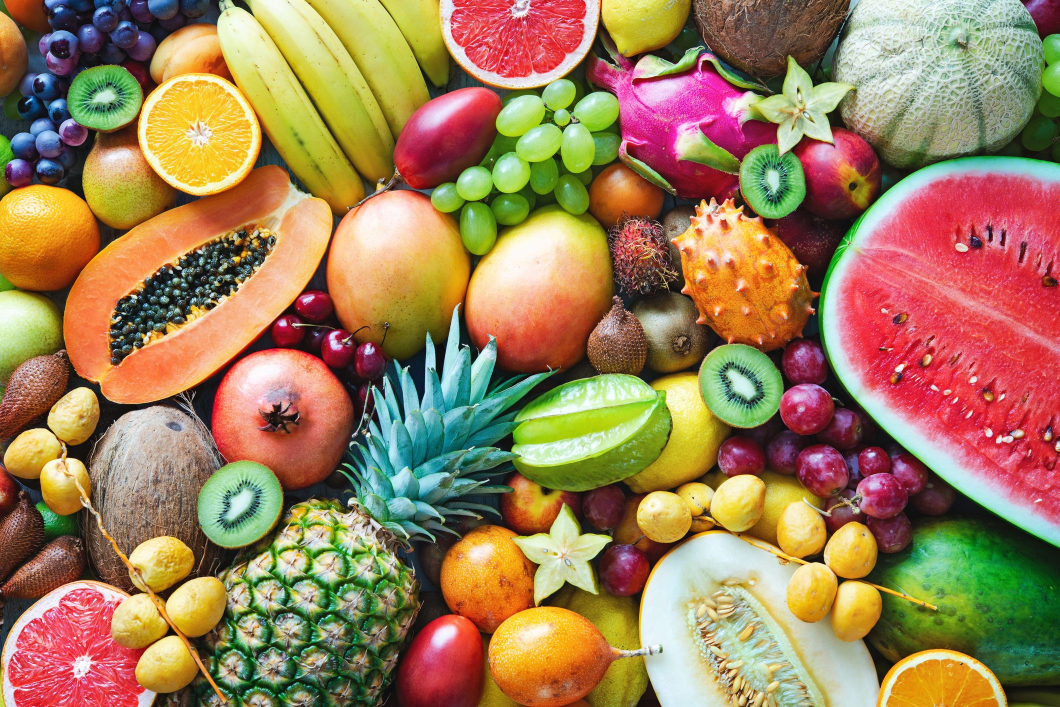
#> input picture Tuan6/exercise/colorful-ripe-tropical-fruits.jpg, 2119 x 1414 px (shown at 1/2 size)
$ jupyter execute tuan6.ipynb
#> lines starting #> are read from the running program, lines starting #| are printed output that depends on the picture; after the words box and inside, x2 and y2 are one past the last pixel; in counts of white or black regions, pixels touching at a corner belong together
[cell 1]
import cv2
import numpy as np
import matplotlib.pyplot as plt

# Đọc ảnh
img = cv2.imread('exercise/colorful-ripe-tropical-fruits.jpg')
#> img is the input picture: shape (1414, 2119, 3); mean B, G, R 88.7, 126.8, 157.9
if img is None:
    print("❌ Không đọc được ảnh.")
    exit()

# Xác định vùng kiwi (theo ảnh bạn gửi)
x, y, w, h = 130, 220, 100, 100

# Cắt kiwi
kiwi = img[y:y+h, x:x+w].copy()
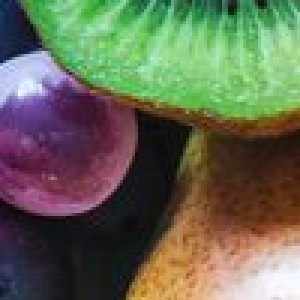
#> kiwi: shape (100, 100, 3) (shown 3 times larger); mean B, G, R 82.4, 104.1, 101

# Xóa kiwi cũ (đặt màu đen để dễ thấy thay đổi)
img_no_kiwi = img.copy()
img_no_kiwi[y:y+h, x:x+w] = 0

# Tịnh tiến sang phải 30 pixels
new_x = x + 30
img_no_kiwi[y:y+h, new_x:new_x+w] = kiwi

# Vẽ khung để bạn dễ nhìn rõ vùng kiwi
cv2.rectangle(img, (x, y), (x+w, y+h), (255, 0, 0), 2)          # Khung xanh vùng gốc
#> img: shape (1414, 2119, 3); 0.04% of pixels changed, all inside (x1, y1, x2, y2) = (129, 219, 232, 322)
cv2.rectangle(img_no_kiwi, (new_x, y), (new_x+w, y+h), (0, 0, 255), 2)  # Khung đỏ vùng mới
#> img_no_kiwi: shape (1414, 2119, 3); mean B, G, R 88.6, 126.6, 157.8

# Hiển thị kết quả
fig, axs = plt.subplots(1, 2, figsize=(12, 6))
axs[0].imshow(cv2.cvtColor(img, cv2.COLOR_BGR2RGB))
axs[0].set_title('Ảnh gốc có khung kiwi')
axs[0].axis('off')

axs[1].imshow(cv2.cvtColor(img_no_kiwi, cv2.COLOR_BGR2RGB))
axs[1].set_title('Sau khi tịnh tiến kiwi sang phải 30px')
axs[1].axis('off')

plt.tight_layout()
plt.show()

[cell 2]
import cv2
import matplotlib.pyplot as plt

# Đọc ảnh
img = cv2.imread('exercise/colorful-ripe-tropical-fruits.jpg')
if img is None:
    print("❌ Không đọc được ảnh.")
    exit()

# Tọa độ chính xác hơn
# Đu đủ
x1, y1, w1, h1 = 300, 450, 200, 210
# Dưa hấu
x2, y2, w2, h2 = 1800, 400, 600, 400

# Tạo bản sao để chỉnh sửa
img_edit = img.copy()

# Đổi màu đu đủ thành xanh lá
img_edit[y1:y1+h1, x1:x1+w1] = [0, 255, 0]  # BGR

# Đổi màu dưa hấu thành tím
img_edit[y2:y2+h2, x2:x2+w2] = [255, 0, 255]  # BGR
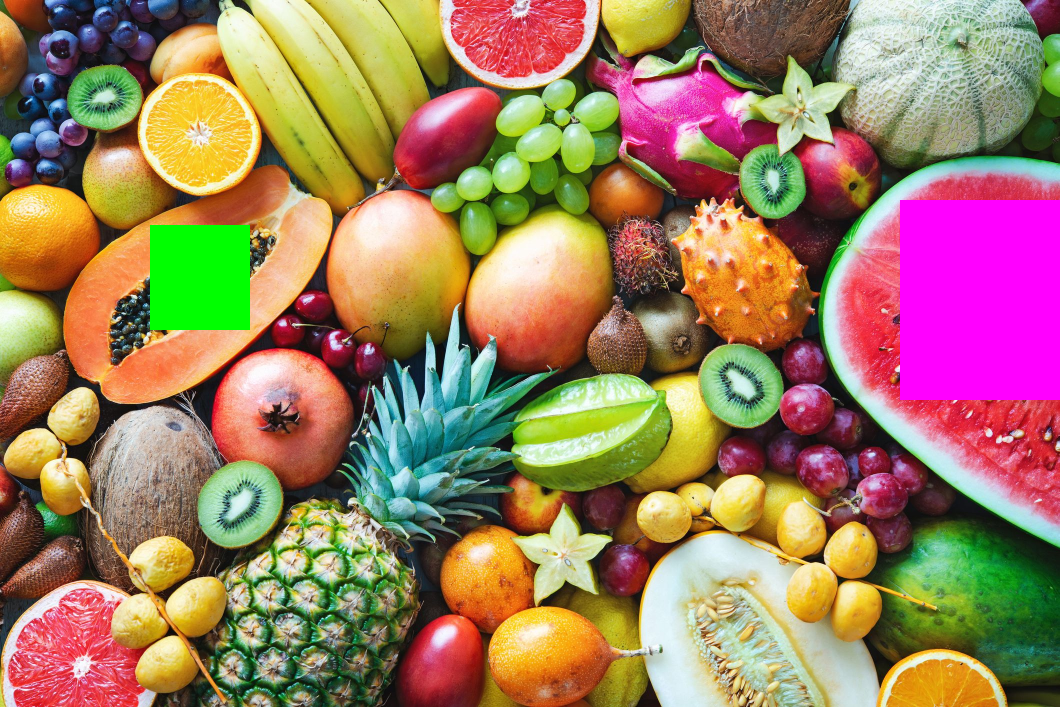
#> img_edit: shape (1414, 2119, 3) (shown at 1/2 size); mean B, G, R 94.7, 125.7, 157.3

# Hiển thị ảnh gốc và ảnh đã chỉnh sửa
fig, axs = plt.subplots(1, 2, figsize=(12, 6))
axs[0].imshow(cv2.cvtColor(img, cv2.COLOR_BGR2RGB))
axs[0].set_title('Ảnh gốc')
axs[0].axis('off')

axs[1].imshow(cv2.cvtColor(img_edit, cv2.COLOR_BGR2RGB))
axs[1].set_title('Sau khi đổi màu đu đủ và dưa hấu')
axs[1].axis('off')

plt.tight_layout()
plt.show()
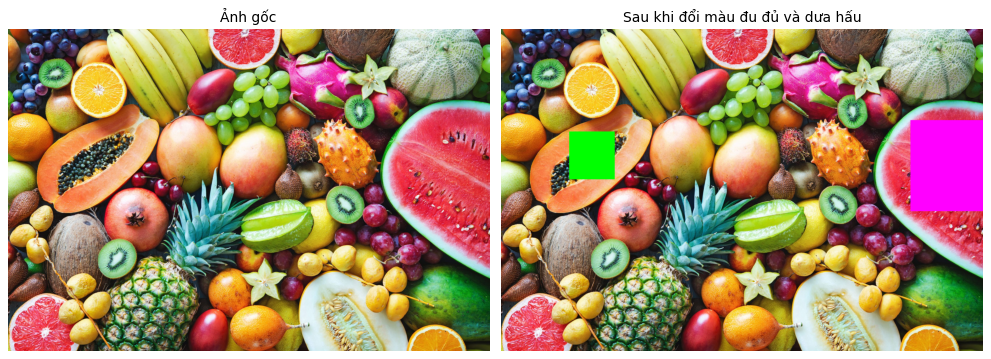
#> figure drawn by matplotlib, 2 panels

[cell 3]
import cv2
import numpy as np
import matplotlib.pyplot as plt
import random
import os

# Đường dẫn ảnh và thư mục
image_path = 'exercise/colorful-ripe-tropical-fruits.jpg'
save_path = 'exercise/fruits_rotated.jpg'
os.makedirs('exercise', exist_ok=True)

# Đọc ảnh
img = cv2.imread(image_path)
if img is None:
    print(f"❌ Không tìm thấy ảnh tại: {image_path}")
    exit()

clone = img.copy()
height, width = img.shape[:2]
#> height = 1414; width = 2119

# Cấu hình vùng chọn
roi_width = 200
roi_height = 200

# Chọn 2 vùng ngẫu nhiên, đảm bảo không vượt quá giới hạn ảnh
rois = []
for _ in range(2):
    x = random.randint(0, width - roi_width)
    y = random.randint(0, height - roi_height)
    rois.append((x, y, roi_width, roi_height))

# Xử lý: xoay và chèn lại
result = clone.copy()
for idx, (x, y, w, h) in enumerate(rois):
    roi = clone[y:y+h, x:x+w]

    # Xoay 45 độ quanh tâm
    center = (w // 2, h // 2)
    M = cv2.getRotationMatrix2D(center, 45, 1.0)
    rotated = cv2.warpAffine(roi, M, (w, h), borderValue=(0, 0, 0))

    # Chèn lại vào ảnh kết quả
    result[y:y+h, x:x+w] = rotated

    # (Tùy chọn) lưu từng vùng riêng
    cv2.imwrite(f"exercise/rotated_random_roi_{idx+1}.jpg", rotated)
#> this loop made 2 passes
#> pass 1, `roi = clone[y:y+h, x:x+w]`:
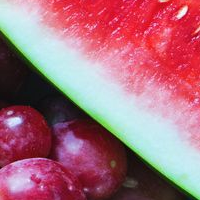
#> roi: shape (200, 200, 3); mean B, G, R 123.1, 108.6, 168.1
#> pass 1, `rotated = cv2.warpAffine(roi, M, (w, h), borderValue=(0, 0, 0))`:
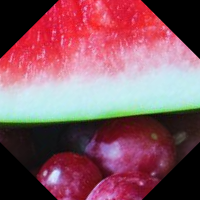
#> rotated: shape (200, 200, 3); mean B, G, R 99.7, 87.7, 137
#> pass 2, `roi = clone[y:y+h, x:x+w]`:
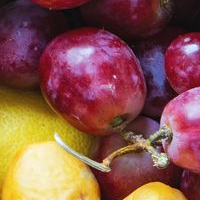
#> roi: shape (200, 200, 3); mean B, G, R 74, 83.9, 135.5
#> pass 2, `rotated = cv2.warpAffine(roi, M, (w, h), borderValue=(0, 0, 0))`:
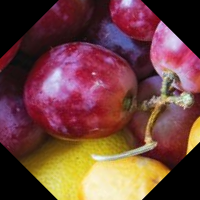
#> rotated: shape (200, 200, 3); mean B, G, R 63.2, 68.3, 113.7
#> after the loop:
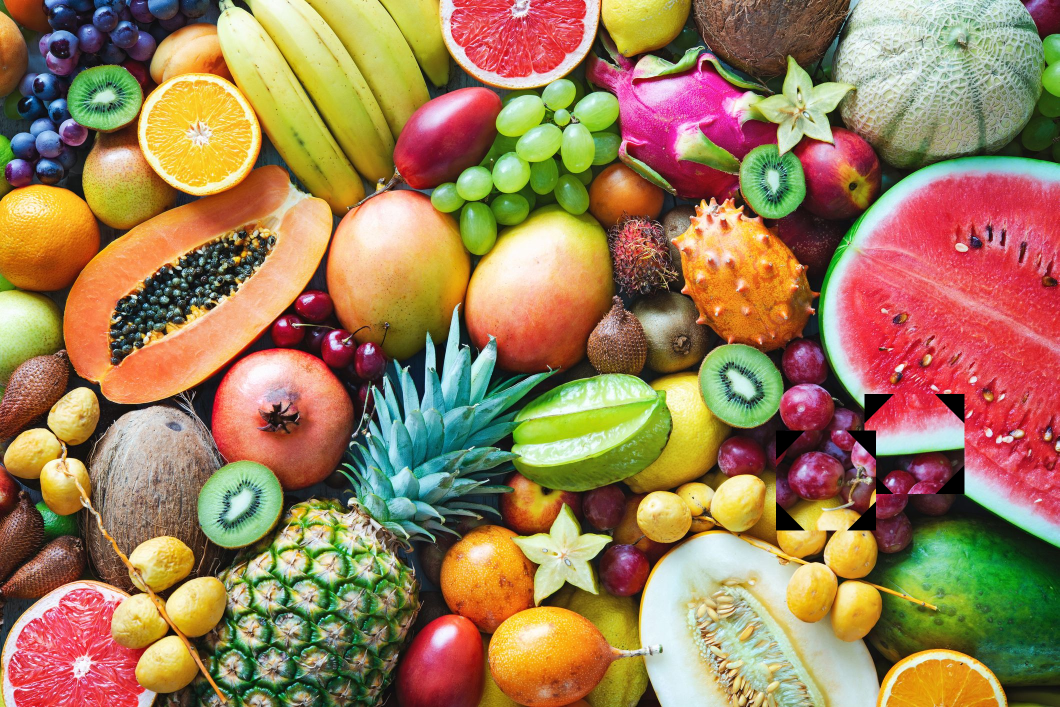
#> result: shape (1414, 2119, 3) (shown at 1/2 size); 2.57% of pixels changed, all inside (x1, y1, x2, y2) = (1552, 788, 1929, 1061)

# Lưu ảnh kết quả cuối cùng
cv2.imwrite(save_path, result)
print(f"✅ Đã lưu ảnh sau khi xoay 2 vùng ngẫu nhiên tại: {save_path}")

# Hiển thị kết quả bằng matplotlib
img_rgb = cv2.cvtColor(result, cv2.COLOR_BGR2RGB)
plt.imshow(img_rgb)
plt.title("Ảnh sau khi xoay 2 vùng ngẫu nhiên")
plt.axis("off")
plt.show()

[cell 4]
import cv2
import os
import matplotlib.pyplot as plt

# Đường dẫn và thư mục
image_path = 'exercise/colorful-ripe-tropical-fruits.jpg'
output_path = 'exercise/fruit_scaled.jpg'
os.makedirs('exercise', exist_ok=True)

# Đọc ảnh
img = cv2.imread(image_path)
if img is None:
    print("❌ Không tìm thấy ảnh tại:", image_path)
    exit()

# ✅ Tọa độ ví dụ: vùng trái cây cần phóng to (ví dụ quả đu đủ)
x, y, w, h = 300, 450, 200, 200  # Bạn có thể điều chỉnh toạ độ này

# Cắt vùng trái cây
fruit_roi = img[y:y+h, x:x+w]
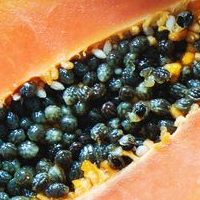
#> fruit_roi: shape (200, 200, 3); mean B, G, R 80.8, 111.8, 140

# Phóng to 5 lần
fruit_scaled = cv2.resize(fruit_roi, None, fx=5, fy=5, interpolation=cv2.INTER_LINEAR)
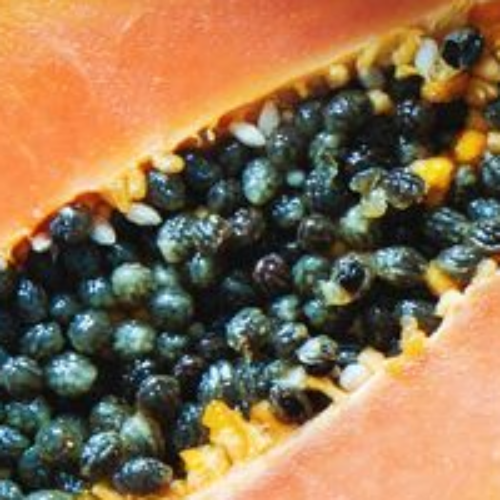
#> fruit_scaled: shape (1000, 1000, 3) (shown at 1/2 size); mean B, G, R 80.7, 111.7, 139.9

# Lưu ảnh kết quả
cv2.imwrite(output_path, fruit_scaled)
print(f"✅ Đã lưu ảnh trái cây được phóng to tại: {output_path}")

# ✅ Hiển thị ảnh bằng matplotlib với chú thích phía dưới
img_rgb = cv2.cvtColor(fruit_scaled, cv2.COLOR_BGR2RGB)
#> img_rgb: shape (1000, 1000, 3)

plt.figure(figsize=(6, 6))
plt.imshow(img_rgb)
plt.axis("off")
plt.figtext(0.5, 0.01, "Ảnh sau khi phóng to vùng trái cây (5 lần)",
            wrap=True, horizontalalignment='center', fontsize=12)
plt.show()

[cell 5]
import cv2
import numpy as np
import os
import matplotlib.pyplot as plt

# Danh sách ảnh
image_files = [
    'exercise/fruit_scaled.jpg',
    'exercise/kiwi_translated.jpg',
    'exercise/pagoda.jpg'
]
image_files = [img for img in image_files if os.path.exists(img)]
#> image_files = ['exercise/fruit_scaled.jpg', 'exercise/kiwi_translated.jpg', 'exercise/pagoda.jpg']

if not image_files:
    print("❌ Không có ảnh nào hợp lệ trong thư mục 'exercise'.")
    exit()

# Danh sách phép biến đổi
transformations = {
    'T': ('Tịnh tiến', lambda img, h, w: cv2.warpAffine(img, np.float32([[1, 0, 100], [0, 1, 50]]), (w, h))),
    'X': ('Xoay', lambda img, h, w: cv2.warpAffine(img, cv2.getRotationMatrix2D((w // 2, h // 2), 45, 1.0), (w, h))),
    'P': ('Phóng to', lambda img, h, w: cv2.resize(img, None, fx=1.5, fy=1.5, interpolation=cv2.INTER_LINEAR)),
    'H': ('Thu nhỏ', lambda img, h, w: cv2.resize(img, None, fx=0.5, fy=0.5, interpolation=cv2.INTER_AREA)),
    'C': ('Lật ngang', lambda img, h, w: cv2.flip(img, 1))
}

# Hiển thị menu
print("Chọn phép biến đổi:")
for key, (name, _) in transformations.items():
    print(f"{key} - {name}")
#> this loop made 5 passes
#| T - Tịnh tiến
#| X - Xoay
#| P - Phóng to
#| H - Thu nhỏ
#| C - Lật ngang

transform_key = input("Nhập ký tự tương ứng với phép biến đổi (T/X/P/H/C): ").strip().upper()

if transform_key not in transformations:
    print("❌ Phép biến đổi không hợp lệ.")
    exit()

# Chọn ảnh
print("\nChọn ảnh để áp dụng biến đổi:")
for idx, path in enumerate(image_files):
    print(f"{idx + 1} - {os.path.basename(path)}")

try:
    img_index = int(input("Nhập số thứ tự ảnh (1/2/3): ")) - 1
    if img_index < 0 or img_index >= len(image_files):
        raise ValueError
except ValueError:
    print("❌ Lựa chọn ảnh không hợp lệ.")
    exit()

# Đọc ảnh
img_path = image_files[img_index]
img = cv2.imread(img_path)
if img is None:
    print(f"❌ Không đọc được ảnh: {img_path}")
    exit()

h, w = img.shape[:2]
img_rgb = cv2.cvtColor(img, cv2.COLOR_BGR2RGB)

# Thực hiện phép biến đổi
name, transform_fn = transformations[transform_key]
try:
    transformed = transform_fn(img, h, w)
    result_rgb = cv2.cvtColor(transformed, cv2.COLOR_BGR2RGB)

    # Hiển thị
    plt.figure(figsize=(10, 4))
    plt.subplot(1, 2, 1)
    plt.imshow(img_rgb)
    plt.title("Ảnh gốc")
    plt.axis("off")

    plt.subplot(1, 2, 2)
    plt.imshow(result_rgb)
    plt.title(f"Biến đổi: {name}")
    plt.axis("off")

    filename = os.path.splitext(os.path.basename(img_path))[0]
    plt.figtext(0.5, 0.01, f"{name} - {filename}", ha='center', fontsize=10)
    plt.tight_layout()
    plt.show()

    # Lưu kết quả
    os.makedirs("exercise/results", exist_ok=True)
    out_name = f"exercise/results/{filename}_{transform_key}.jpg"
    cv2.imwrite(out_name, transformed)
    print(f"✅ Đã lưu: {out_name}")
except Exception as e:
    print(f"❌ Lỗi khi thực hiện biến đổi: {e}")

$ run again, with Tuan6/exercise/ha-long-bay-in-vietnam.jpg copied over Tuan6/exercise/colorful-ripe-tropical-fruits.jpg
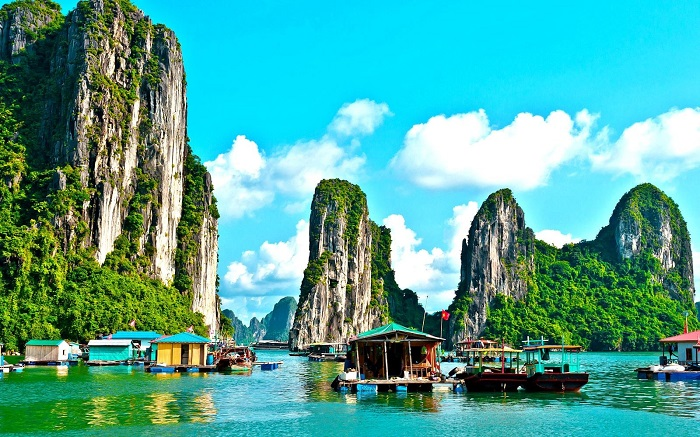
#> input picture Tuan6/exercise/ha-long-bay-in-vietnam.jpg, 700 x 437 px
#> img is the input picture: shape (437, 700, 3); mean B, G, R 153.4, 164.8, 80.7
#> img: shape (437, 700, 3); 0.39% of pixels changed, all inside (x1, y1, x2, y2) = (129, 219, 232, 322)
#> the loop `for idx, (x, y, w, h) in enumerate(rois):` made 2 passes
#> pass 1, `rotated = cv2.warpAffine(roi, M, (w, h), borderValue=(0, 0, 0))`:
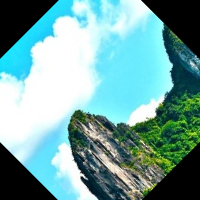
#> rotated: shape (200, 200, 3); mean B, G, R 160.9, 162.3, 114.3
#> after the loop `for idx, (x, y, w, h) in enumerate(rois):`:
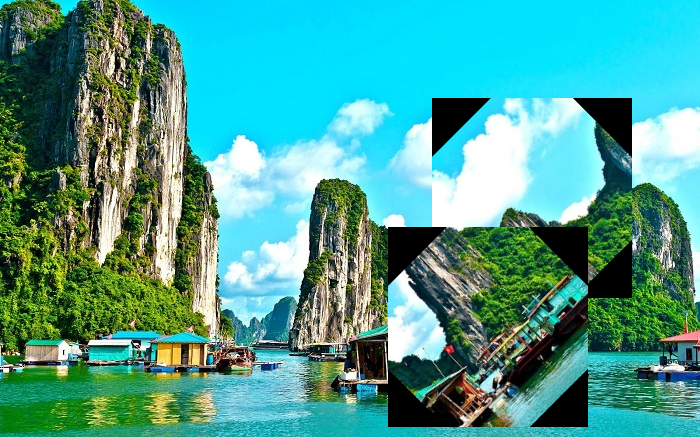
#> result: shape (437, 700, 3); mean B, G, R 145.1, 156.9, 76.1
#> fruit_roi = empty array
#> image_files = ['exercise/fruit_scaled.jpg', 'exercise/kiwi_translated.jpg', 'exercise/pagoda.jpg']
#> the loop `for key, (name, _) in transformations.items():` made 5 passes
#> (printed output is left out)

$ run again, with Tuan6/exercise/quang_ninh.jpg copied over Tuan6/exercise/colorful-ripe-tropical-fruits.jpg
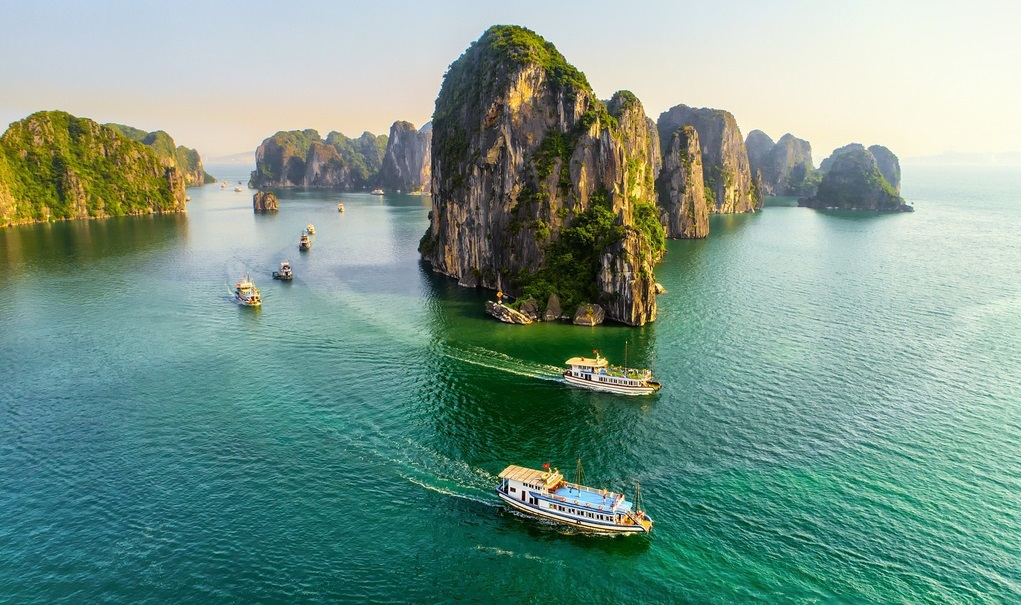
#> input picture Tuan6/exercise/quang_ninh.jpg, 1021 x 605 px
#> img is the input picture: shape (605, 1021, 3); mean B, G, R 137.7, 151, 119.9
#> img: shape (605, 1021, 3); 0.19% of pixels changed, all inside (x1, y1, x2, y2) = (129, 219, 232, 322)
#> img_edit: shape (605, 1021, 3); 5.02% of pixels changed, all inside (x1, y1, x2, y2) = (300, 450, 500, 605)
#> `fruit_scaled = cv2.resize(fruit_roi, None, fx=5, fy=5, interpolation=c..`:
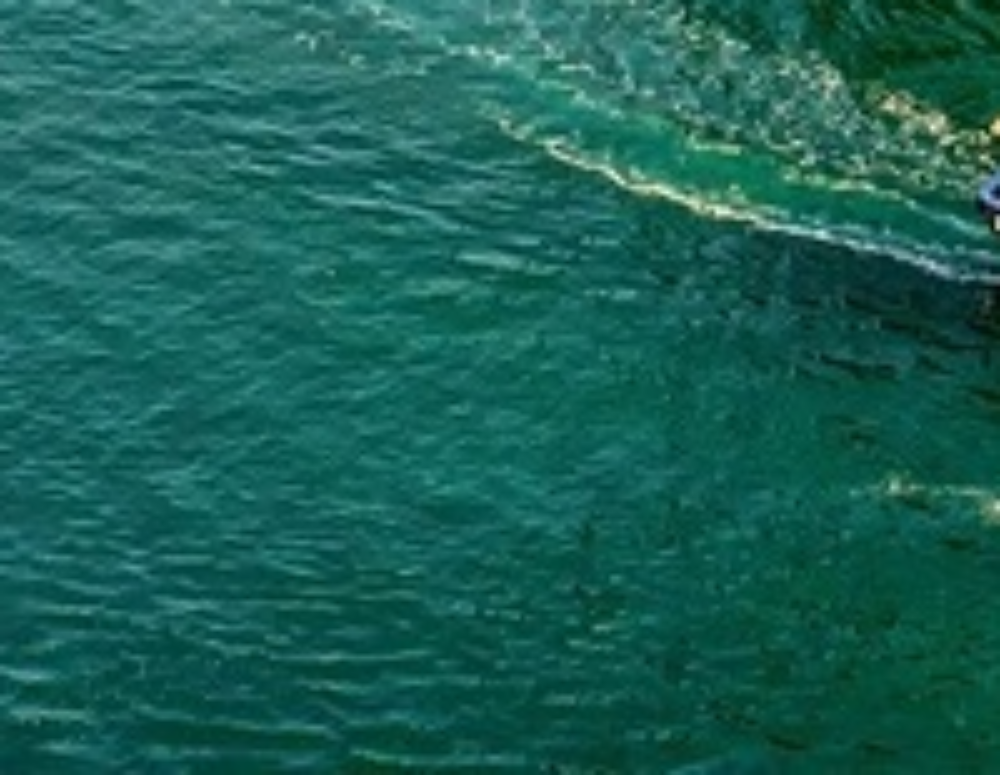
#> fruit_scaled: shape (775, 1000, 3); mean B, G, R 85.5, 96, 24.2
#> image_files = ['exercise/fruit_scaled.jpg', 'exercise/kiwi_translated.jpg', 'exercise/pagoda.jpg']
#> the loop `for key, (name, _) in transformations.items():` made 5 passes
#> (printed output is left out)
